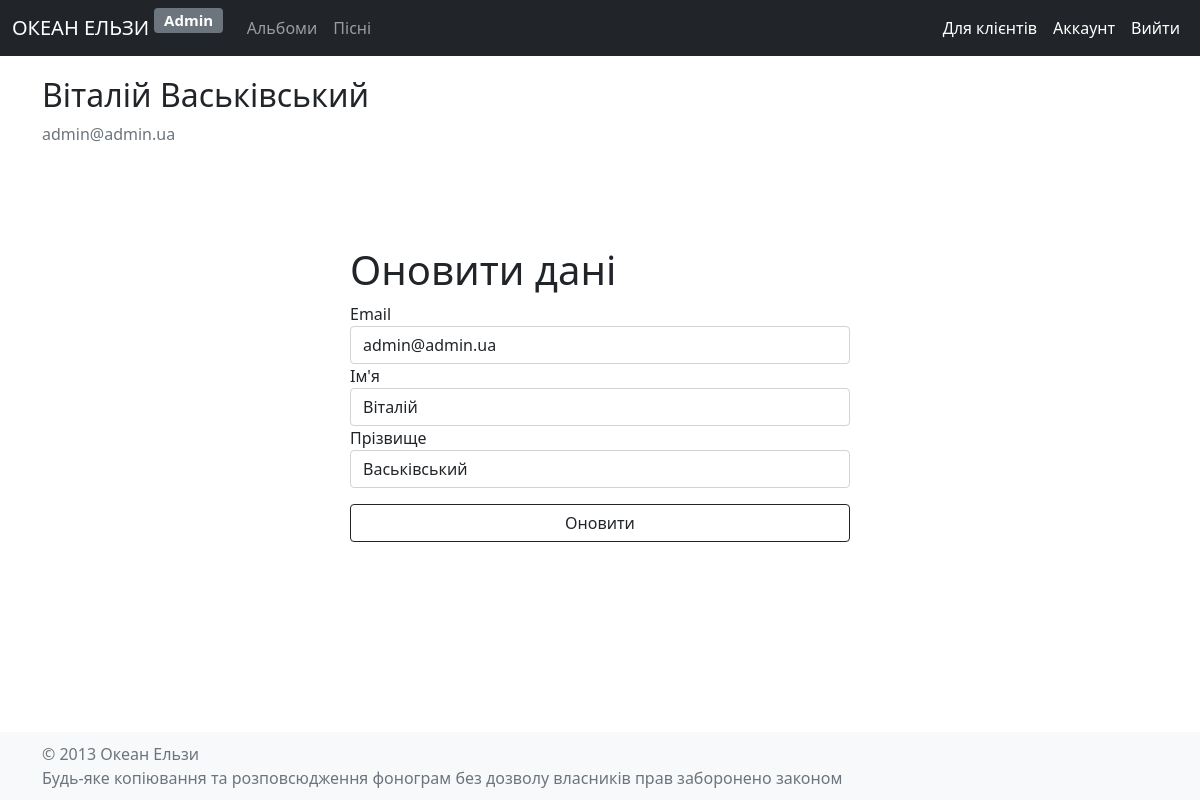
Page /admin/auth/account (signed in) on the earlier database version.
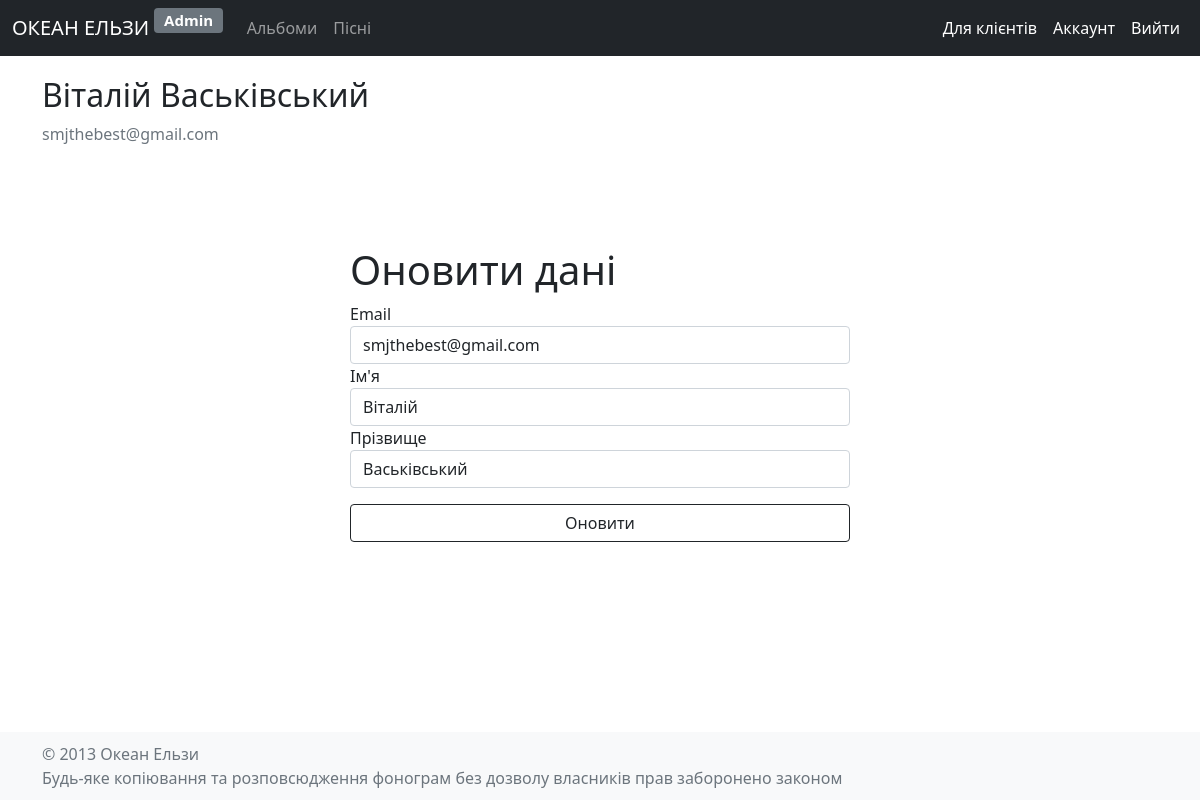
Same page on the later database version.
### models/models.py (models this page shows, shortened)
class User(db.Model, UserMixin):
    __tablename__ = 'users'
    id = db.Column(db.Integer, primary_key=True)
    firstName = db.Column(db.String(120))
    lastName = db.Column(db.String(120))
    email = db.Column(db.String(120), unique=True)
    password = db.Column(db.String(120))
    role = db.Column(db.Enum(Role), default=Role.user)

### blueprints/admin/auth.py (the view)
@auth.get('/account')
@auth.post('/account')
@login_required
def account():
    form = AccountUpdateForm()
    if form.validate_on_submit():
        current_user.email = form.email.data
        current_user.firstName = form.firstName.data
        current_user.lastName = form.lastName.data
        db.session.commit()
        return render_template('admin/auth/account.html', form=form, commonSuccess='Дані оновлено', Role=Role)
    elif request.method == 'GET':
        form.email.data = current_user.email
        form.firstName.data = current_user.firstName
        form.lastName.data = current_user.lastName
    return render_template('admin/auth/account.html', form=form, Role=Role)

### forms.py
class AccountUpdateForm(FlaskForm):
    email = StringField('Email', validators=[DataRequired(), Length(min=2, max=50), Email()])
    firstName = StringField("Ім'я", validators=[DataRequired(), Length(min=2, max=50)])
    lastName = StringField('Прізвище', validators=[DataRequired(), Length(min=2, max=50)])
    submit = SubmitField('Оновити')

### models/models.py (called while the page is built)
@loginManager.user_loader
def load_user(user_id):
    return User.query.get(int(user_id))

### templates/admin/auth/account.html (shortened to what this page needs)
{% extends 'admin/layout.html' %}
{% block content %}
    <div class="content-section">
        <div class="media">
            <div class="media-body">
                <h2 class="account-heading">{{ current_user.firstName }} {{ current_user.lastName }}</h2>
                <p class="text-secondary">{{ current_user.email }}</p>
            </div>
        </div>
        <div class="accountUpdateForm">
            <h1>Оновити дані</h1>
            <form action="" method="post">
                <div class="form-group">
                    {{ form.email.label(class="form-control-label") }}
                    {{ form.email(class="form-control") }}
                </div>
                <div class="form-group">
                    {{ form.firstName.label(class="form-control-label") }}
                    {{ form.firstName(class="form-control") }}
                </div>
                <div class="form-group">
                    {{ form.lastName.label(class="form-control-label") }}
                    {{ form.lastName(class="form-control") }}
                </div>
                <div class="mt-3">
                    {{ form.submit(class="btn btn-outline-dark") }}
                </div>
            </form>
        </div>
    </div>
{% endblock %}

### templates/admin/layout.html (shortened to what this page needs)
<!doctype html>
<html lang="uk">
<head>
    <link rel="stylesheet" href="/static/style.css">
    <link href="https://cdn.jsdelivr.net/npm/bootstrap@5.1.3/dist/css/bootstrap.min.css" rel="stylesheet"
>
    <link type="text/css" rel="stylesheet" href="{{ url_for('static', filename='css/music.css') }}">
</head>
<body>
<div class="wrapper">
    <nav class="navbar navbar-expand-lg navbar-dark bg-dark">
        <div class="container-fluid">
            <a class="navbar-brand" href="/">ОКЕАН ЕЛЬЗИ <span class="badge bg-secondary">Admin</span></a>
            <div class="collapse navbar-collapse justify-content-between" id="navbarSupportedContent">
                <ul class="navbar-nav mb-2 mb-lg-0">
                    <li class="nav-item">
                        <a class="nav-link" href="/admin/albums">Альбоми</a>
                    </li>
                    <li class="nav-item">
                        <a class="nav-link" href="/admin/songs">Пісні</a>
                    </li>
                </ul>
                <ul class="navbar-nav mb-2 mb-lg-0">
                    {% if current_user.is_authenticated %}
                        <li class="nav-item">
                            <a class="nav-link active" aria-current="page" href="/">Для клієнтів</a>
                        </li>
                        <li class="nav-item">
                            <a class="nav-link active" aria-current="page" href="/admin/auth/account">Аккаунт</a>
                        </li>
                        <li class="nav-item">
                            <a class="nav-link active" aria-current="page" href="/admin/auth/logout">Вийти</a>
                        </li>
                    {% endif %}
                </ul>
            </div>
        </div>
    </nav>
    <div class="container">
        <div class="content">
            {% block content %}
            {% endblock %}
        </div>
    </div>
    <footer class="text-center text-lg-start bg-light text-muted">
        <div class="container">
            <div>© 2013 Океан Ельзи</div>
            <div>Будь-яке копіювання та розповсюдження фонограм без дозволу власників прав заборонено законом</div>
        </div>
    </footer>
</div>
</body>
</html>

### static/style.css (style rules this page uses)
* { margin: 0; padding: 0; box-sizing: border-box; }
a, a:hover { text-decoration: none; color: black; }
.wrapper { display: flex; flex-direction: column; height: 100vh; }
.wrapper > .container { flex-grow: 1; }
.container { width: 70%; margin: 0 auto; position: relative; }
.content { margin-top: 20px; }
footer { padding: 10px 0; }
form .btn { width: 100%; }
.loginForm, .registerForm, .resetPasswordForm, .resetTokenForm, .accountUpdateForm, .users, .songCreate { width: 500px; position: absolute; top: 50%; left: 50%; transform: translate(-50%, -50%); }
.badge.bg-secondary { transform: translateY(-35%); }

Differences in the rows shown:
changed User "Віталій": email "admin@admin.ua" → "smjthebest@gmail.com"
